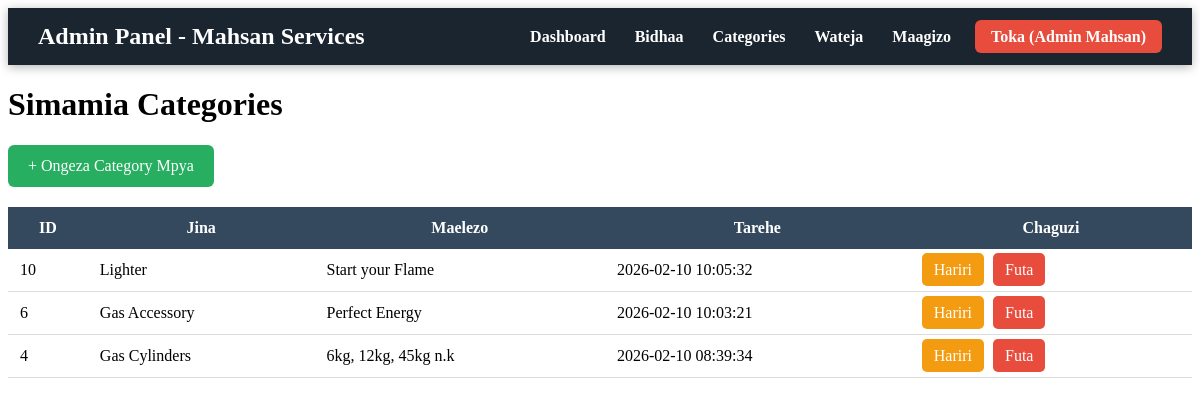
The page /frontend/admin/categories.php (signed in) on the database its author committed.
### tables this page shows
CREATE TABLE `categories` (
  `id` int(11) NOT NULL,
  `name` varchar(100) NOT NULL,
  `description` text DEFAULT NULL,
  `created_at` timestamp NOT NULL DEFAULT current_timestamp()
);

### frontend/admin/categories.php (the view, shortened to what this page needs)
<?php
require_once '../../config/database.php';
include 'admin_header.php';
?>
<div class="container">
    <h1>Simamia Categories</h1>
    <a href="add_category.php" style="background:#27ae60; color:white; padding:12px 20px; border-radius:6px; text-decoration:none; display:inline-block; margin-bottom:20px;">+ Ongeza Category Mpya</a>
    <table style="width:100%; border-collapse:collapse;">
        <tr style="background:#34495e; color:white;">
            <th style="padding:12px;">ID</th>
            <th style="padding:12px;">Jina</th>
            <th style="padding:12px;">Maelezo</th>
            <th style="padding:12px;">Tarehe</th>
            <th style="padding:12px;">Chaguzi</th>
        </tr>
        <?php
        $result = mysqli_query($conn, "SELECT * FROM categories ORDER BY id DESC");
        while ($row = mysqli_fetch_assoc($result)) {
            echo "<tr style='border-bottom:1px solid #ddd;'>";
            echo "<td style='padding:12px;'>{$row['id']}</td>";
            echo "<td style='padding:12px;'>" . htmlspecialchars($row['name']) . "</td>";
            echo "<td style='padding:12px;'>" . htmlspecialchars($row['description'] ?? '-') . "</td>";
            echo "<td style='padding:12px;'>" . $row['created_at'] . "</td>";
            echo "<td style='padding:12px;'>
                <a href='edit_category.php?id={$row['id']}' style='background:#f39c12; color:white; padding:8px 12px; border-radius:5px; text-decoration:none; margin-right:5px;'>Hariri</a>
                <a href='delete_category.php?id={$row['id']}' onclick='return confirm(\"Hakikisha unataka kufuta?\")' style='background:#e74c3c; color:white; padding:8px 12px; border-radius:5px; text-decoration:none;'>Futa</a>
            </td>";
            echo "</tr>";
        }
        ?>
    </table>
</div>

### rows shown on the page
categories: id "10", name "Lighter", description "Start your Flame", created_at "2026-02-10 10:05:32"
categories: id "6", name "Gas Accessory", description "Perfect Energy", created_at "2026-02-10 10:03:21"
categories: id "4", name "Gas Cylinders", description "6kg, 12kg, 45kg n.k", created_at "2026-02-10 08:39:34"

### other values the page prints
$full_name "Admin Mahsan"
